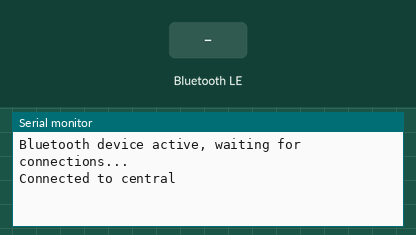
This sketch was run on a simulated Arduino Nano 33 IoT. Shown: the last lines printed to the serial monitor. The inputs (shaded band) are chosen by the test bench. Nothing arrives over Bluetooth unless stated; a phone connects over Bluetooth LE 3 s after start.

Above: at 3.8 s.
3.9 s: Bluetooth LE write "1" received
At 5.1 s:
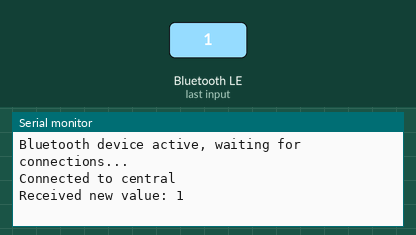
5.4 s: Bluetooth LE write "0" received
At 6.4 s:
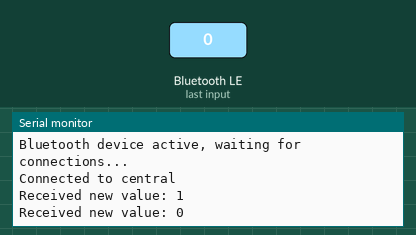
6.9 s: Bluetooth LE write "2" received
At 7.5 s:
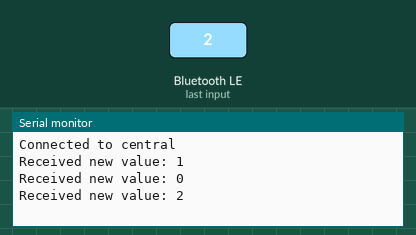

Measured:
- after the input at 3.9 s, the serial monitor: prints a new line at once (image 1)
- after the input at 5.4 s, the serial monitor: prints a new line at once (image 2)
- after the input at 6.9 s, the serial monitor: prints a new line at once (image 3)

The sketch:

controller.ino
```cpp
#include <ArduinoBLE.h>
#include "config.h"

BLEService customService(BLUETOOTH_SERVICE_IDENTIFIER); // Custom BLE service
BLEUnsignedIntCharacteristic customCharacteristic(BLUETOOTH_SERVICE_CHARACTERISTIC_IDENTIFIER, BLUETOOTH_SERVICE_CHARACTERISTIC_CONTENT); // Custom characteristic

void setup() {
  Serial.begin(DEBUG_SERIAL_CONNECTION_SPEED);
  while (!Serial);

  if (!BLE.begin()) {
    Serial.println("Starting BLE failed!");
    while (1);
  }

  BLE.setLocalName(BLUETOOTH_DEVICE_LOCAL_NAME); // Name the device
  BLE.setAdvertisedService(customService); // Advertise the custom service

  customService.addCharacteristic(customCharacteristic); // Add the characteristic
  BLE.addService(customService); // Add the service

  customCharacteristic.writeValue(INIT_BLUETOOTH_SERVICE_CHARACTERISTIC_VALUE); // Initial value

  BLE.advertise();
  Serial.println("Bluetooth device active, waiting for connections...");
}

void loop() {
  BLEDevice central = BLE.central(); // Wait for a BLE central to connect

  if (central) {
    Serial.println("Connected to central");

    while (central.connected()) {
      if (customCharacteristic.written()) {
        unsigned int value = customCharacteristic.value();
        Serial.print("Received new value: ");
        Serial.println(value);
      }
    }

    Serial.println("Disconnected from central");
  }
}
```

config.h
```cpp
#include <ArduinoBLE.h>

#ifndef _CONFIG
#define _CONFIG

#define BLUETOOTH_DEVICE_LOCAL_NAME "ArduinoNano33"
#define BLUETOOTH_SERVICE_IDENTIFIER "12345678-1234-1234-1234-123456789012"
#define BLUETOOTH_SERVICE_CHARACTERISTIC_IDENTIFIER "87654321-4321-4321-4321-123456789012"
#define BLUETOOTH_SERVICE_CHARACTERISTIC_CONTENT BLERead | BLEWrite

#define DEBUG_SERIAL_CONNECTION_SPEED 9600

#define INIT_BLUETOOTH_SERVICE_CHARACTERISTIC_VALUE 0

#endif
```
